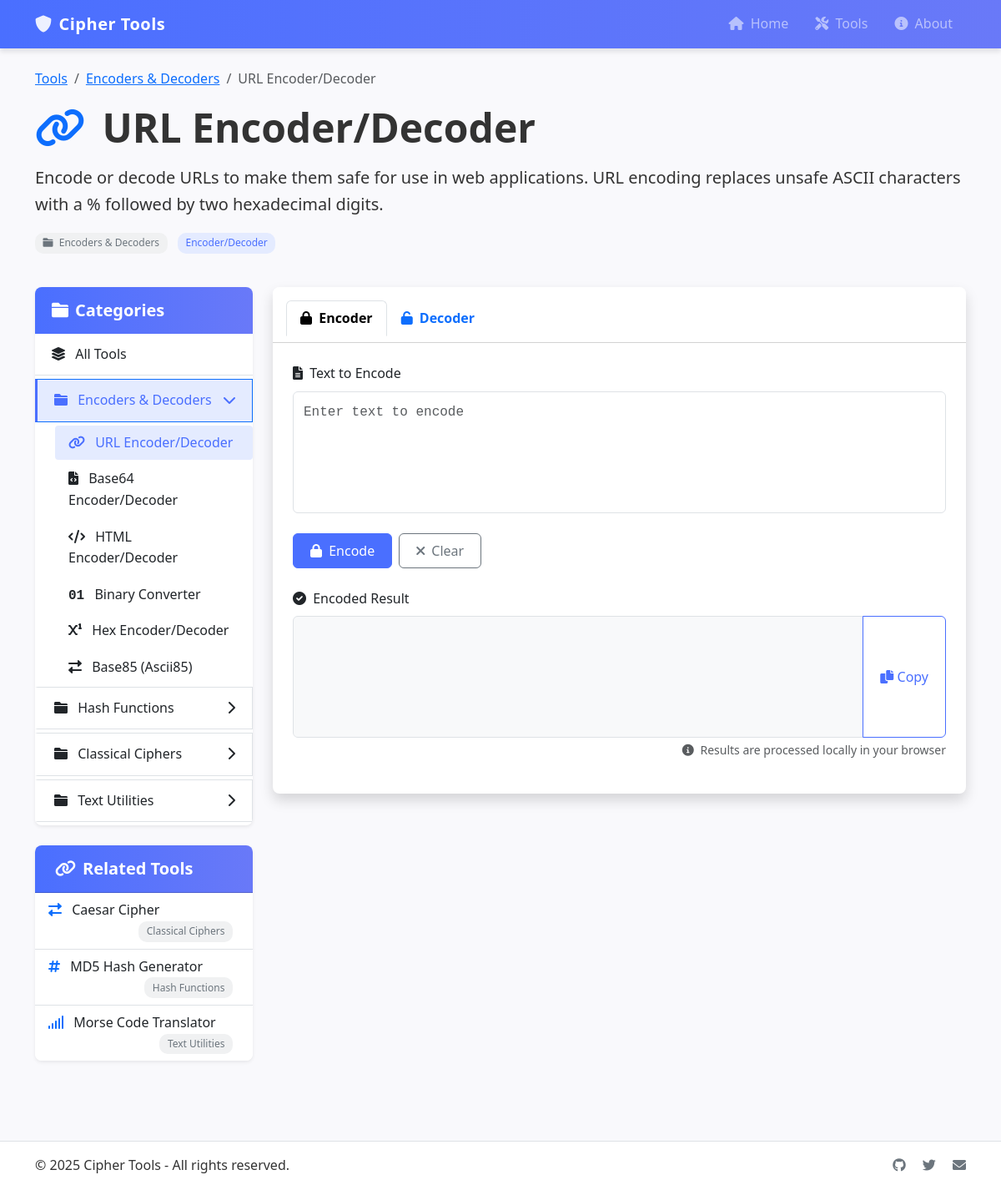
Screenshot of /tool/url/ with the database file from the repository.
### tools/models.py (models this page shows, shortened)
class CipherTool(models.Model):
    name = models.CharField(max_length=100)
    slug = models.SlugField(unique=True, blank=True)
    description = models.TextField()
    tool_type_choices = [
        ('encode', 'Encoder'),
        ('decode', 'Decoder'),
        ('both', 'Encoder/Decoder')
    ]
    tool_type = models.CharField(max_length=10, choices=tool_type_choices, default='both')
    category = models.ForeignKey(Category, on_delete=models.SET_NULL, null=True, related_name='tools')
    icon = models.CharField(max_length=50, default='fa-tools')  # Font Awesome icon class
    order = models.IntegerField(default=0)
    created_at = models.DateTimeField(auto_now_add=True)
    def get_absolute_url(self):
        return reverse('tool_detail', kwargs={'slug': self.slug})
    class Meta:
        ordering = ['order', 'name']

class Category(models.Model):
    name = models.CharField(max_length=100)
    slug = models.SlugField(unique=True, blank=True)
    description = models.TextField(blank=True)
    order = models.IntegerField(default=0)
    class Meta:
        verbose_name_plural = "Categories"
        ordering = ['order', 'name']

### tools/views.py (the view)
# urls.py: path('tool/<slug:slug>/', views.ToolDetailView.as_view(), name='tool_detail'),
class ToolDetailView(DetailView):
    model = CipherTool
    template_name = 'tools/tool_detail.html'
    context_object_name = 'tool'
    slug_url_kwarg = 'slug'
    def get_context_data(self, **kwargs):
        context = super().get_context_data(**kwargs)
        context['related_tools'] = CipherTool.objects.exclude(id=self.object.id)[:3]
        context['categories'] = Category.objects.all()
        return context

### templates/tools/tool_detail.html (shortened to what this page needs)
{% extends 'base.html' %}
{% block content %}
<div class="row mb-4">
    <div class="col-12">
        <nav aria-label="breadcrumb">
            <ol class="breadcrumb">
                <li class="breadcrumb-item"><a href="{% url 'tools_list' %}">Tools</a></li>
                {% if tool.category %}
                <li class="breadcrumb-item"><a href="{% url 'tools_list' %}?category={{ tool.category.slug }}">{{ tool.category.name }}</a></li>
                {% endif %}
                <li class="breadcrumb-item active" aria-current="page">{{ tool.name }}</li>
            </ol>
        </nav>
        <h1 class="display-5 fw-bold mb-3">
            <i class="fas {{ tool.icon }} me-2 text-primary"></i> {{ tool.name }}
        </h1>
        <p class="lead">{{ tool.description }}</p>
        {% if tool.category %}
        <div class="mb-3">
            <a href="{% url 'tools_list' %}?category={{ tool.category.slug }}" class="badge bg-secondary text-decoration-none">
                <i class="fas fa-folder me-1"></i> {{ tool.category.name }}
            </a>
            <span class="badge bg-primary">{{ tool.get_tool_type_display }}</span>
        </div>
        {% endif %}
    </div>
</div>
<div class="row">
    <div class="col-md-3 mb-4">
        <div class="card category-sidebar mb-4">
            <div class="card-header bg-primary text-white">
                <h5 class="card-title mb-0"><i class="fas fa-folder me-2"></i>Categories</h5>
            </div>
            <div class="card-body p-0">
                <div class="list-group list-group-flush">
                    <a href="{% url 'tools_list' %}" class="list-group-item category-header">
                        <i class="fas fa-layer-group me-2"></i> All Tools
                    </a>
                    {% for category in categories %}
                    <div>
                        <div class="list-group-item category-header {% if tool.category.id == category.id %}active{% endif %}"
                             data-target="#category-{{ category.slug }}">
                            <i class="fas fa-folder me-2"></i>
                            {{ category.name }}
                            <i class="fas fa-chevron-{% if tool.category.id == category.id %}down{% else %}right{% endif %} float-end mt-1"></i>
                        </div>
                        <div class="collapse {% if tool.category.id == category.id %}show{% endif %}" id="category-{{ category.slug }}">
                            <div class="category-items">
                                {% for cat_tool in category.tools.all %}
                                <div class="category-item {% if tool.id == cat_tool.id %}active{% endif %}">
                                    <a href="{{ cat_tool.get_absolute_url }}">
                                        <i class="fas {{ cat_tool.icon }} me-2"></i> {{ cat_tool.name }}
                                    </a>
                                </div>
                                {% endfor %}
                            </div>
                        </div>
                    </div>
                    {% endfor %}
                </div>
            </div>
        </div>
        <div class="card">
            <div class="card-header bg-primary text-white">
                <h5 class="card-title mb-0"><i class="fas fa-link me-2"></i>Related Tools</h5>
            </div>
            <div class="card-body p-0">
                <div class="list-group list-group-flush">
                    {% for related_tool in related_tools %}
                    <a href="{{ related_tool.get_absolute_url }}" class="list-group-item list-group-item-action">
                        <i class="fas {{ related_tool.icon }} me-2 text-primary"></i>
                        {{ related_tool.name }}
                        {% if related_tool.category %}
                        <span class="badge bg-secondary float-end">{{ related_tool.category.name }}</span>
                        {% endif %}
                    </a>
                    {% empty %}
                    <div class="list-group-item text-center">No related tools found.</div>
                    {% endfor %}
                </div>
            </div>
        </div>
    </div>
    <div class="col-md-9">
        <div class="card shadow">
            <div class="card-header bg-white">
                {% if tool.tool_type == 'both' %}
                <ul class="nav nav-tabs card-header-tabs" id="toolTabs" role="tablist">
                    <li class="nav-item" role="presentation">
                        <button class="nav-link active" id="encode-tab" data-bs-toggle="tab" data-bs-target="#encode-tab-pane" type="button" role="tab">
                            <i class="fas fa-lock me-1"></i> Encoder
                        </button>
                    </li>
                    <li class="nav-item" role="presentation">
                        <button class="nav-link" id="decode-tab" data-bs-toggle="tab" data-bs-target="#decode-tab-pane" type="button" role="tab">
                            <i class="fas fa-unlock me-1"></i> Decoder
                        </button>
                    </li>
                </ul>
                {% endif %}
            </div>
            <div class="card-body">
                {% if tool.tool_type == 'both' %}
                <div class="tab-content" id="toolTabsContent">
                    <div class="tab-pane fade show active" id="encode-tab-pane" role="tabpanel" tabindex="0">
                        <div class="encode-section">
                            {% include 'tools/partials/tool_form.html' with operation='encode' %}
                        </div>
                    </div>
                </div>
                {% elif tool.tool_type == 'encode' %}
                <div class="encode-section">
                    {% include 'tools/partials/tool_form.html' with operation='encode' %}
                </div>
                {% elif tool.tool_type == 'decode' %}
                <div class="decode-section">
                    {% include 'tools/partials/tool_form.html' with operation='decode' %}
                </div>
                {% endif %}
            </div>
        </div>
    </div>
</div>
{% endblock %}

### static/css/modern.css (style rules this page uses)
:root { --primary: #4a6fff; --primary-light: #e4ebff; --secondary: #6c757d; --success: #28a745; --info: #17a2b8; --warning: #ffc107; --danger: #dc3545; --light: #f8f9fa; --dark: #343a40; --gray-100: #f8f9fa; --gray-200: #e9ecef; --gray-300: #dee2e6; --gray-800: #343a40; --shadow-sm: 0 2px 4px rgba(0, 0, 0, 0.075); --shadow: 0 4px 6px rgba(0, 0, 0, 0.1); --shadow-lg: 0 10px 15px rgba(0, 0, 0, 0.1); --transition: all 0.3s ease; --border-radius: 0.5rem; }
body { font-family: 'Segoe UI', Tahoma, Geneva, Verdana, sans-serif; background-color: #f9f9fc; color: #333; line-height: 1.6; }
.card { border-radius: var(--border-radius); border: none; box-shadow: var(--shadow-sm); transition: var(--transition); overflow: hidden; }
.card .card-title { font-weight: 600; margin-bottom: 1rem; }
.card .card-body { padding: 1.5rem; }
.card .card-header { padding: 1rem 1.5rem; font-weight: 600; }
.card .card-header.bg-primary { background: linear-gradient(to right, var(--primary), #6979f8) !important; }
.badge { font-weight: 500; padding: 0.4rem 0.6rem; border-radius: 10px; margin-right: 0.5rem; }
.badge.bg-primary { background-color: var(--primary-light) !important; color: var(--primary); border: none; }
.badge.bg-secondary { background-color: #f0f1f2 !important; color: var(--secondary); border: none; }
.fa-binary:before { content: "01"; font-family: monospace; font-weight: bold; font-style: normal; }
.category-sidebar { background-color: white; border-radius: var(--border-radius); box-shadow: var(--shadow-sm); }
.category-sidebar .card-header { border-bottom: none; padding: 1rem 1.25rem; }
.category-header { cursor: pointer; padding: 0.75rem 1.25rem; background-color: white; border-left: 3px solid transparent; margin-bottom: 0.25rem; font-weight: 500; transition: var(--transition); border-radius: 0; }
.category-header.active { background-color: var(--primary-light); border-left-color: var(--primary); color: var(--primary); }
.category-items { padding-left: 1.5rem; }
.category-item { padding: 0.5rem 1rem; margin-bottom: 0.125rem; border-radius: 4px; transition: var(--transition); }
.category-item.active { background-color: var(--primary-light); color: var(--primary); }
.category-item a { color: inherit; text-decoration: none; display: block; }

### rows the page displays
CipherTool: category.name "Encoders & Decoders", name "URL Encoder/Decoder", description "Encode or decode URLs to make them safe for use in web applications. URL encoding replaces unsafe ASCII characters with a % followed by two hexadecimal digits.", tool_type "Encoder/Decoder"
Category: name "Encoders & Decoders"
CipherTool: name "Base64 Encoder/Decoder"
CipherTool: name "HTML Encoder/Decoder"
CipherTool: name "Binary Converter"
CipherTool: name "Hex Encoder/Decoder"
CipherTool: name "Base85 (Ascii85)"
Category: name "Hash Functions"
Category: name "Classical Ciphers"
Category: name "Text Utilities"
CipherTool: name "Caesar Cipher", category.name "Classical Ciphers"
CipherTool: name "MD5 Hash Generator", category.name "Hash Functions"
CipherTool: name "Morse Code Translator", category.name "Text Utilities"
